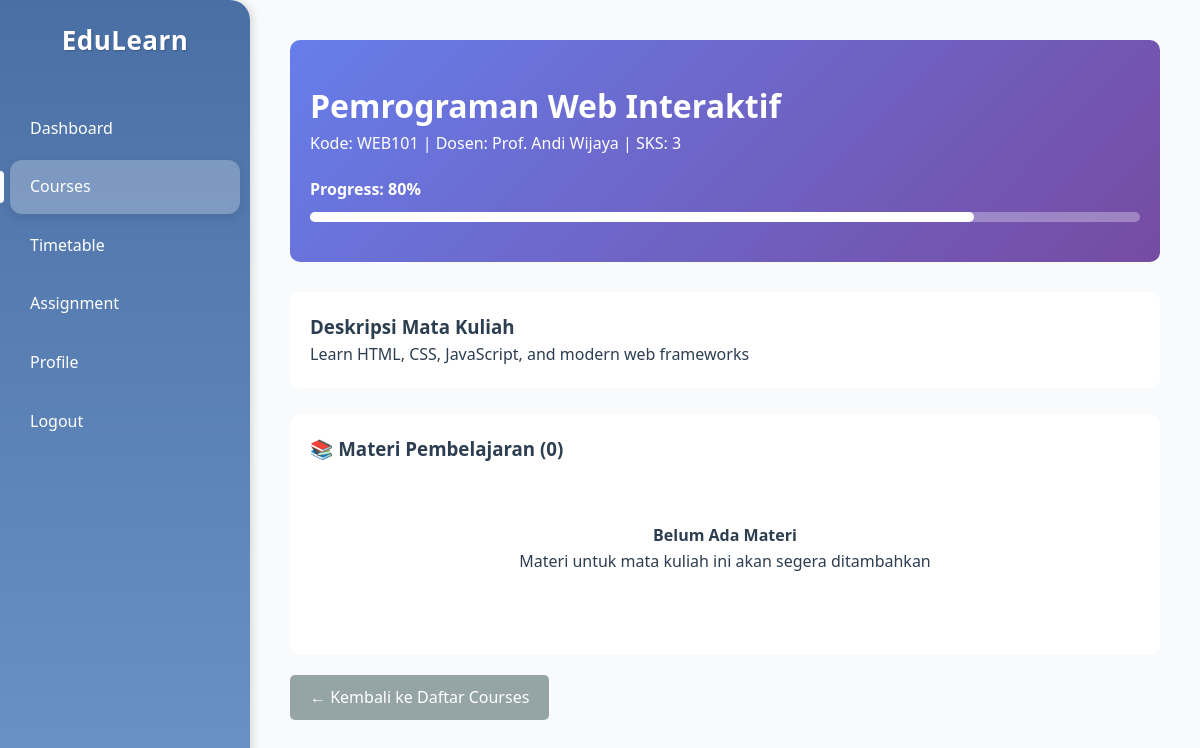
The page /student/course_detail.php?id=1 (signed in) on the database its author committed.
### tables this page shows
CREATE TABLE mata_kuliah (
    mk_id INT AUTO_INCREMENT PRIMARY KEY,
    kode_mk VARCHAR(20) UNIQUE NOT NULL,
    nama_mk VARCHAR(100) NOT NULL,
    deskripsi TEXT,
    sks INT NOT NULL,
    semester INT NOT NULL,
    dosen_id INT,
    status ENUM('aktif', 'draft', 'arsip') DEFAULT 'aktif',
    created_at TIMESTAMP DEFAULT CURRENT_TIMESTAMP,
    updated_at TIMESTAMP DEFAULT CURRENT_TIMESTAMP ON UPDATE CURRENT_TIMESTAMP,
    FOREIGN KEY (dosen_id) REFERENCES dosen(dosen_id) ON DELETE SET NULL,
    INDEX idx_semester (semester),
    INDEX idx_status (status)
);

CREATE TABLE dosen (
    dosen_id INT AUTO_INCREMENT PRIMARY KEY,
    nama_dosen VARCHAR(100) NOT NULL,
    email VARCHAR(100) UNIQUE,
    no_telepon VARCHAR(20),
    bidang_keahlian VARCHAR(100),
    created_at TIMESTAMP DEFAULT CURRENT_TIMESTAMP,
    INDEX idx_nama (nama_dosen)
);

CREATE TABLE enrollments (
    enrollment_id INT AUTO_INCREMENT PRIMARY KEY,
    user_id INT NOT NULL,
    mk_id INT NOT NULL,
    tahun_ajaran VARCHAR(20) NOT NULL,
    progress DECIMAL(5,2) DEFAULT 0.00,
    enrolled_at TIMESTAMP DEFAULT CURRENT_TIMESTAMP,
    FOREIGN KEY (user_id) REFERENCES users(user_id) ON DELETE CASCADE,
    FOREIGN KEY (mk_id) REFERENCES mata_kuliah(mk_id) ON DELETE CASCADE,
    UNIQUE KEY unique_enrollment (user_id, mk_id, tahun_ajaran),
    INDEX idx_user (user_id),
    INDEX idx_mk (mk_id)
);

### includes/functions.php (called while the page is built, shortened)
<?php
function escape_html($string) {
    return htmlspecialchars($string, ENT_QUOTES, 'UTF-8');
}

### student/course_detail.php (the view, shortened to what this page needs)
<?php
require_once '../includes/functions.php';
$db = getDB();
$user_id = get_user_info('user_id');
$mk_id = (int)($_GET['id'] ?? 0);
$stmt = $db->prepare("
    SELECT mk.*, d.nama_dosen, e.progress
    FROM mata_kuliah mk
    LEFT JOIN dosen d ON mk.dosen_id = d.dosen_id
    INNER JOIN enrollments e ON mk.mk_id = e.mk_id
    WHERE mk.mk_id = ? AND e.user_id = ?
");
$stmt->execute([$mk_id, $user_id]);
$course = $stmt->fetch();
$stmt = $db->prepare("
    SELECT materi_id, judul, deskripsi, tipe_file, nama_file, ukuran_file, uploaded_at
    FROM materi
    WHERE mk_id = ?
    ORDER BY uploaded_at DESC
");
$stmt->execute([$mk_id]);
$materials = $stmt->fetchAll();
?>
<!DOCTYPE html>
<html lang="id">
<head>
    <link rel="stylesheet" href="../assets/css/couses.css">
</head>
<body>
<div class="container">
    <aside class="sidebar">
        <div class="sidebar-header"><h1>EduLearn</h1></div>
        <ul class="sidebar-nav">
            <li><a href="dashboard.php">Dashboard</a></li>
            <li class="active"><a href="courses.php">Courses</a></li>
            <li><a href="timetable.php">Timetable</a></li>
            <li><a href="assignments.php">Assignment</a></li>
            <li><a href="profile.php">Profile</a></li>
            <li><a href="../auth/logout.php">Logout</a></li>
        </ul>
    </aside>
    <main class="main-content">
        <div class="course-detail-header">
            <h1><?= escape_html($course['nama_mk']) ?></h1>
            <p>Kode: <?= escape_html($course['kode_mk']) ?> | Dosen: <?= escape_html($course['nama_dosen']) ?> | SKS: <?= $course['sks'] ?></p>
            <div style="margin-top: 20px;">
                <strong>Progress: <?= round($course['progress']) ?>%</strong>
                <div style="background: rgba(255,255,255,0.3); height: 10px; border-radius: 5px; margin-top: 10px;">
                    <div style="background: white; height: 100%; width: <?= min($course['progress'], 100) ?>%; border-radius: 5px;"></div>
                </div>
            </div>
        </div>
        <?php if ($course['deskripsi']): ?>
        <div class="materials-list">
            <h3>Deskripsi Mata Kuliah</h3>
            <p><?= escape_html($course['deskripsi']) ?></p>
        </div>
        <br>
        <?php endif; ?>
        <div class="materials-list">
            <h3>📚 Materi Pembelajaran (<?= count($materials) ?>)</h3>
            <?php if (empty($materials)): ?>
                <div class="empty-state">
                    <h4>Belum Ada Materi</h4>
                    <p>Materi untuk mata kuliah ini akan segera ditambahkan</p>
                </div>
            <?php endif; ?>
        </div>
        <div style="margin-top: 20px;">
            <a href="courses.php" style="background: #95a5a6; color: white; padding: 10px 20px; border-radius: 5px; text-decoration: none; display: inline-block;">
                ← Kembali ke Daftar Courses
            </a>
        </div>
    </main>
</div>
</body>
</html>

### assets/css/couses.css (style rules this page uses)
:root { --primary-gradient: linear-gradient(180deg, #4A6FA5 0%, #6B93C5 100%); --primary-gradient-hover: linear-gradient(180deg, #3a5a8c 0%, #5a7cad 100%); --sidebar-bg: linear-gradient(180deg, #4A6FA5 0%, #6B93C5 100%); --card-bg: #ffffff; --body-bg: #f8fafc; --text-primary: #2c3e50; --text-secondary: #64748b; --text-light: #ffffff; --border-color: #f1f5f9; --shadow: 0 4px 20px rgba(0, 0, 0, 0.06); --shadow-hover: 0 8px 30px rgba(0, 0, 0, 0.12); --color-web: #3498db; --color-database: #2ecc71; --color-design: #e74c3c; --color-pbo: #9b59b6; --color-ai: #1abc9c; --color-story: #34495e; --color-pancasila: #f39c12; --progress-high: #2ecc71; --progress-medium: #f39c12; --progress-low: #e74c3c; --sidebar-width: 250px; --border-radius: 16px; --card-padding: 28px; }
* { margin: 0; padding: 0; box-sizing: border-box; font-family: 'Segoe UI', Tahoma, Geneva, Verdana, sans-serif; }
body { background-color: var(--body-bg); color: var(--text-primary); line-height: 1.6; }
.container { display: flex; min-height: 100vh; }
.sidebar { width: var(--sidebar-width); background: var(--sidebar-bg); color: var(--text-light); padding: 20px 0; box-shadow: 2px 0 10px rgba(0, 0, 0, 0.15); position: sticky; top: 0; height: 100vh; border-top-right-radius: 20px; border-bottom-right-radius: 20px; }
.sidebar-header { padding: 0 20px 25px; margin-bottom: 15px; text-align: center; }
.sidebar-header h1 { font-size: 26px; color: var(--text-light); font-weight: 700; letter-spacing: 0.5px; text-shadow: 1px 1px 2px rgba(0, 0, 0, 0.2); }
.sidebar-nav { list-style: none; }
.sidebar-nav li { padding: 14px 20px; transition: all 0.3s ease; margin: 5px 10px; border-radius: 12px; }
.sidebar-nav li.active { background-color: rgba(255, 255, 255, 0.25); box-shadow: 0 4px 12px rgba(0, 0, 0, 0.1); position: relative; }
.sidebar-nav li.active::before { content: ''; position: absolute; left: -10px; top: 50%; transform: translateY(-50%); width: 4px; height: 60%; background-color: var(--text-light); border-radius: 0 4px 4px 0; }
.sidebar-nav a { color: var(--text-light); text-decoration: none; display: flex; align-items: center; gap: 12px; font-weight: 500; font-size: 16px; }
.main-content { flex: 1; padding: 40px; background-color: var(--body-bg); }

### student/course_detail.php (style rules this page uses)
.course-detail-header { background: linear-gradient(135deg, #667eea 0%, #764ba2 100%); color: white; padding: 40px 20px; border-radius: 10px; margin-bottom: 30px; }
.materials-list { background: white; border-radius: 10px; padding: 20px; }
.empty-state { text-align: center; padding: 60px 20px; }

### rows shown on the page
mata_kuliah: nama_mk "Pemrograman Web Interaktif", kode_mk "WEB101", dosen.nama_dosen "Prof. Andi Wijaya", sks "3", enrollments.progress "80", deskripsi "Learn HTML, CSS, JavaScript, and modern web frameworks"

### other values the page prints
count($materials) "0"
